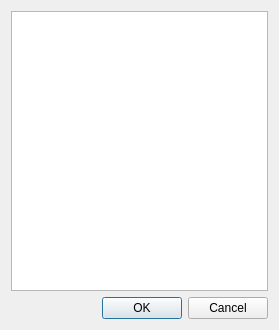
<?xml version="1.0" encoding="UTF-8"?>
<ui version="4.0">
 <class>SendDialog</class>
 <widget class="QDialog" name="SendDialog">
  <property name="geometry">
   <rect>
    <x>0</x>
    <y>0</y>
    <width>279</width>
    <height>330</height>
   </rect>
  </property>
  <property name="windowTitle">
   <string>Dialog</string>
  </property>
  <layout class="QVBoxLayout" name="verticalLayout">
   <item>
    <widget class="QTableWidget" name="tableWidget">
     <property name="editTriggers">
      <set>QAbstractItemView::NoEditTriggers</set>
     </property>
     <property name="selectionMode">
      <enum>QAbstractItemView::SingleSelection</enum>
     </property>
     <property name="selectionBehavior">
      <enum>QAbstractItemView::SelectRows</enum>
     </property>
     <property name="showGrid">
      <bool>false</bool>
     </property>
     <attribute name="horizontalHeaderVisible">
      <bool>false</bool>
     </attribute>
     <attribute name="horizontalHeaderStretchLastSection">
      <bool>true</bool>
     </attribute>
     <attribute name="verticalHeaderVisible">
      <bool>false</bool>
     </attribute>
     <attribute name="verticalHeaderStretchLastSection">
      <bool>false</bool>
     </attribute>
    </widget>
   </item>
   <item>
    <widget class="QDialogButtonBox" name="buttonBox">
     <property name="orientation">
      <enum>Qt::Horizontal</enum>
     </property>
     <property name="standardButtons">
      <set>QDialogButtonBox::Cancel|QDialogButtonBox::Ok</set>
     </property>
    </widget>
   </item>
  </layout>
 </widget>
 <resources/>
 <connections>
  <connection>
   <sender>buttonBox</sender>
   <signal>accepted()</signal>
   <receiver>SendDialog</receiver>
   <slot>accept()</slot>
   <hints>
    <hint type="sourcelabel">
     <x>248</x>
     <y>254</y>
    </hint>
    <hint type="destinationlabel">
     <x>157</x>
     <y>274</y>
    </hint>
   </hints>
  </connection>
  <connection>
   <sender>buttonBox</sender>
   <signal>rejected()</signal>
   <receiver>SendDialog</receiver>
   <slot>reject()</slot>
   <hints>
    <hint type="sourcelabel">
     <x>316</x>
     <y>260</y>
    </hint>
    <hint type="destinationlabel">
     <x>286</x>
     <y>274</y>
    </hint>
   </hints>
  </connection>
 </connections>
</ui>
